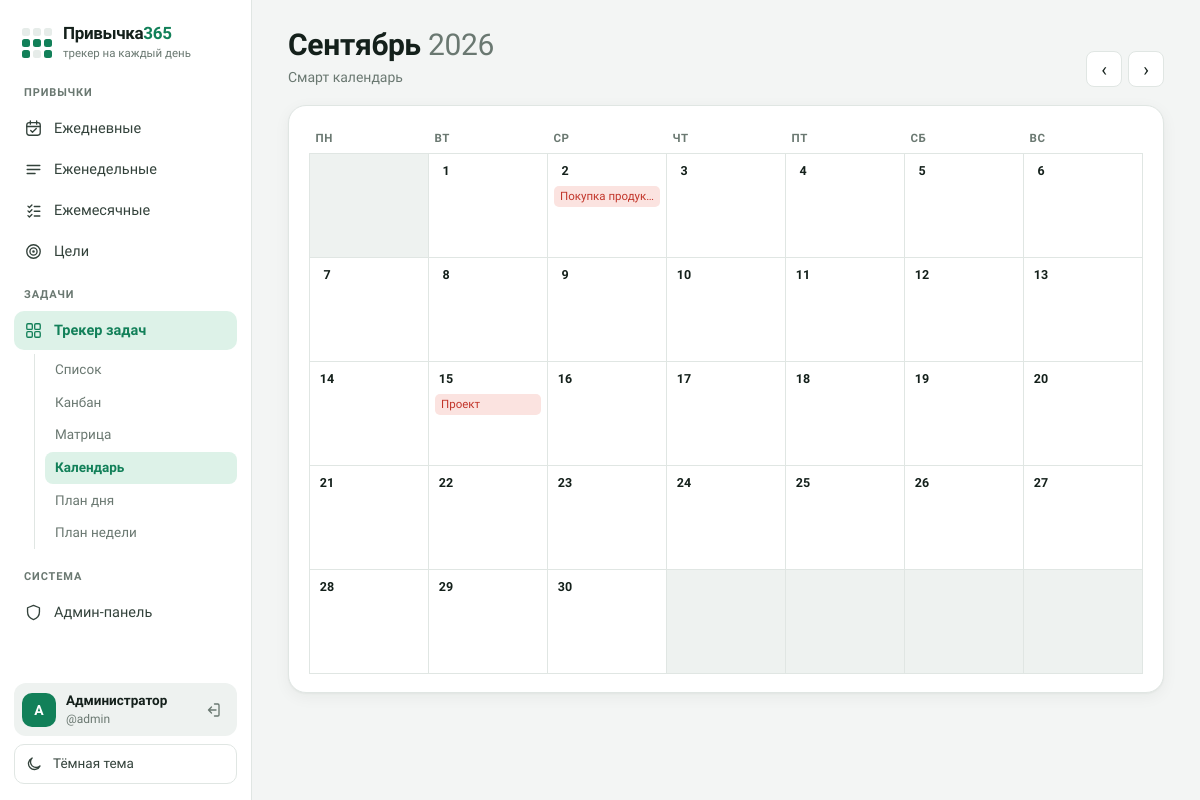
The page /tasks/calendar/2026/9 (signed in) on the database its author committed.
### tables this page shows
CREATE TABLE users (
        id INTEGER PRIMARY KEY AUTOINCREMENT,
        username TEXT UNIQUE NOT NULL,
        display_name TEXT NOT NULL,
        password_hash TEXT NOT NULL,
        is_admin INTEGER DEFAULT 0,
        created_at TEXT DEFAULT CURRENT_TIMESTAMP
    );

CREATE TABLE tasks (
        id INTEGER PRIMARY KEY AUTOINCREMENT,
        user_id INTEGER NOT NULL,
        title TEXT NOT NULL,
        due_date TEXT,
        assignee TEXT,
        status TEXT DEFAULT 'Не начато',
        category TEXT,
        priority TEXT DEFAULT 'Средний',
        important INTEGER DEFAULT 0,
        urgent INTEGER DEFAULT 0,
        description TEXT,
        created_at TEXT DEFAULT CURRENT_TIMESTAMP,
        FOREIGN KEY (user_id) REFERENCES users(id) ON DELETE CASCADE
    );

### app.py (the view)
@app.route("/tasks/calendar/<int:year>/<int:month>")
@login_required
def tasks_calendar(year, month):
    user_id = session['user_id']
    by_day = db.calendar_tasks(user_id, year, month)
    cal = calendar.Calendar(firstweekday=0)
    weeks = cal.monthdayscalendar(year, month)
    prev_m, prev_y = (12, year - 1) if month == 1 else (month - 1, year)
    next_m, next_y = (1, year + 1) if month == 12 else (month + 1, year)
    t = date.today()
    return render_template(
        "tasks_calendar.html", weeks=weeks, by_day=by_day, year=year, month=month,
        month_name=db.MONTHS_RU[month],
        prev_y=prev_y, prev_m=prev_m, next_y=next_y, next_m=next_m,
        today=(t.year, t.month, t.day),
        active="tasks", tasks_tab="calendar",
    )

### app.py (called while the page is built)
def today_ym():
    t = date.today()
    return t.year, t.month

@app.before_request
def log_visits():
    if request.path.startswith('/static/') or request.path in ['/login', '/register']:
        return
    if request.headers.get('X-Requested-With') == 'XMLHttpRequest':
        return
    user_id = session.get('user_id')
    db.log_visit(
        user_id=user_id,
        ip=request.remote_addr,
        user_agent=request.headers.get('User-Agent'),
        path=request.path
    )

def login_required(f):
    @wraps(f)
    def decorated_function(*args, **kwargs):
        if 'user_id' not in session:
            flash('Пожалуйста, войдите в систему')
            return redirect(url_for('login'))
        return f(*args, **kwargs)
    return decorated_function

def get_current_user():
    if 'user_id' in session:
        conn = db.get_db()
        user = conn.execute(
            "SELECT id, username, display_name, is_admin FROM users WHERE id = ?",
            (session['user_id'],)
        ).fetchone()
        conn.close()
        return dict(user) if user else None
    return None

@app.context_processor
def inject_now():
    y, m = today_ym()
    return {
        "now_y": y,
        "now_m": m,
        "date": date,
        "current_user": get_current_user()
    }

### database.py (called while the page is built)
def get_db():
    conn = sqlite3.connect(DB_PATH)
    conn.row_factory = sqlite3.Row
    conn.execute("PRAGMA foreign_keys = ON")
    return conn

def log_visit(user_id=None, ip=None, user_agent=None, path=None):
    conn = get_db()
    conn.execute(
        "INSERT INTO visits (user_id, ip, user_agent, path) VALUES (?, ?, ?, ?)",
        (user_id, ip, user_agent, path)
    )
    conn.commit()
    conn.close()

def calendar_tasks(user_id, year, month):
    conn = get_db()
    rows = conn.execute(
        "SELECT * FROM tasks WHERE user_id = ? AND due_date LIKE ?",
        (user_id, f"{year:04d}-{month:02d}-%")
    ).fetchall()
    conn.close()
    by_day = {}
    for r in rows:
        t = dict(r)
        try:
            day = int(t["due_date"].split("-")[2])
        except:
            day = None
        if day:
            t["overdue"] = t["due_date"] < date.today().isoformat()
            by_day.setdefault(day, []).append(t)
    return by_day

### templates/tasks_calendar.html
{% extends "base.html" %}
{% block content %}
<div class="page-header">
  <div>
    <h1>{{ month_name }} <span class="muted">{{ year }}</span></h1>
    <p class="muted">Смарт календарь</p>
  </div>
  <div class="month-nav">
    <a class="btn-icon" href="{{ url_for('tasks_calendar', year=prev_y, month=prev_m) }}">‹</a>
    <a class="btn-icon" href="{{ url_for('tasks_calendar', year=next_y, month=next_m) }}">›</a>
  </div>
</div>
<div class="card">
  <table class="cal-table">
    <thead>
      <tr>
        <th>Пн</th><th>Вт</th><th>Ср</th><th>Чт</th><th>Пт</th><th>Сб</th><th>Вс</th>
      </tr>
    </thead>
    <tbody>
      {% for week in weeks %}
      <tr>
        {% for day in week %}
        {% if day == 0 %}
        <td class="other-month"></td>
        {% else %}
        <td class="{{ 'is-today' if today==(year,month,day) else '' }}">
          <div class="cal-daynum">{{ day }}</div>
          {% for t in by_day.get(day, []) %}
          <div class="cal-task {{ 'overdue' if t.overdue else '' }}" title="{{ t.title }} — {{ t.assignee }}">{{ t.title }}</div>
          {% endfor %}
        </td>
        {% endif %}
        {% endfor %}
      </tr>
      {% endfor %}
    </tbody>
  </table>
</div>
{% endblock %}

### templates/base.html (shortened to what this page needs)
<!DOCTYPE html>
<html lang="ru">
<head>
<link rel="stylesheet" href="{{ url_for('static', filename='css/style.css') }}">
</head>
<body>
<div class="app-shell">
  <aside class="sidebar">
    <a class="brand" href="{{ url_for('index') }}">
      <span class="brand-mark" aria-hidden="true">
        <i></i><i></i><i></i><i class="on"></i><i class="on"></i><i class="on"></i><i class="on"></i><i></i><i class="on"></i>
      </span>
      <span class="brand-text">
        <span class="brand-title">Привычка<b>365</b></span>
        <span class="brand-sub">трекер на каждый день</span>
      </span>
    </a>
    <nav class="nav" aria-label="Разделы">
      <div class="nav-group-label">Привычки</div>
      <a href="{{ url_for('daily', year=year|default(now_y), month=month|default(now_m)) }}"
         class="nav-link {{ 'active' if active=='daily' else '' }}">
        <svg class="nav-ico" viewBox="0 0 24 24" aria-hidden="true"><rect x="3.5" y="4.5" width="17" height="16" rx="3"/><path d="M3.5 9.5h17M8 2.5v4M16 2.5v4M8.5 14.5l2.2 2.2 4.8-4.8"/></svg>
        Ежедневные
      </a>
      <a href="{{ url_for('weekly', year=year|default(now_y), month=month|default(now_m)) }}"
         class="nav-link {{ 'active' if active=='weekly' else '' }}">
        <svg class="nav-ico" viewBox="0 0 24 24" aria-hidden="true"><path d="M4 7h16M4 12h16M4 17h10"/></svg>
        Еженедельные
      </a>
      <a href="{{ url_for('monthly', year=year|default(now_y), month=month|default(now_m)) }}"
         class="nav-link {{ 'active' if active=='monthly' else '' }}">
        <svg class="nav-ico" viewBox="0 0 24 24" aria-hidden="true"><path d="M5 6.5l1.8 1.8L10 5M5 12.5l1.8 1.8L10 11M5 18.5l1.8 1.8L10 17M13 7h7M13 13h7M13 19h7"/></svg>
        Ежемесячные
      </a>
      <a href="{{ url_for('goals') }}" class="nav-link {{ 'active' if active=='goals' else '' }}">
        <svg class="nav-ico" viewBox="0 0 24 24" aria-hidden="true"><circle cx="12" cy="12" r="8.5"/><circle cx="12" cy="12" r="4.5"/><circle cx="12" cy="12" r=".8"/></svg>
        Цели
      </a>
      <div class="nav-group-label">Задачи</div>
      <a href="{{ url_for('tasks_list') }}" class="nav-link {{ 'active' if active=='tasks' else '' }}">
        <svg class="nav-ico" viewBox="0 0 24 24" aria-hidden="true"><rect x="3.5" y="3.5" width="7" height="7" rx="1.5"/><rect x="13.5" y="3.5" width="7" height="7" rx="1.5"/><rect x="3.5" y="13.5" width="7" height="7" rx="1.5"/><rect x="13.5" y="13.5" width="7" height="7" rx="1.5"/></svg>
        Трекер задач
      </a>
      {% if active == 'tasks' %}
      <div class="subnav">
        <a href="{{ url_for('tasks_list') }}" class="subnav-link {{ 'active' if tasks_tab=='list' else '' }}">Список</a>
        <a href="{{ url_for('tasks_kanban') }}" class="subnav-link {{ 'active' if tasks_tab=='kanban' else '' }}">Канбан</a>
        <a href="{{ url_for('tasks_matrix') }}" class="subnav-link {{ 'active' if tasks_tab=='matrix' else '' }}">Матрица</a>
        <a href="{{ url_for('tasks_calendar', year=now_y, month=now_m) }}" class="subnav-link {{ 'active' if tasks_tab=='calendar' else '' }}">Календарь</a>
        <a href="{{ url_for('tasks_planner_daily') }}" class="subnav-link {{ 'active' if tasks_tab=='daily' else '' }}">План дня</a>
        <a href="{{ url_for('tasks_planner_weekly') }}" class="subnav-link {{ 'active' if tasks_tab=='weekly' else '' }}">План недели</a>
      </div>
      {% endif %}
      {% if current_user and current_user.is_admin %}
      <div class="nav-group-label">Система</div>
      <a href="{{ url_for('admin_panel') }}" class="nav-link {{ 'active' if active=='admin' else '' }}">
        <svg class="nav-ico" viewBox="0 0 24 24" aria-hidden="true"><path d="M12 3l7.5 3v5.5c0 4.5-3.2 8-7.5 9.5-4.3-1.5-7.5-5-7.5-9.5V6z"/></svg>
        Админ-панель
      </a>
      {% endif %}
    </nav>
    <div class="sidebar-bottom">
      {% if current_user %}
      <div class="user-profile">
        <div class="user-avatar">{{ (current_user.display_name or current_user.username)[0]|upper }}</div>
        <div class="user-info">
          <div class="user-name">{{ current_user.display_name or current_user.username }}</div>
          <div class="user-username">@{{ current_user.username }}</div>
        </div>
        <a href="{{ url_for('logout') }}" class="logout-btn" title="Выйти" aria-label="Выйти">
          <svg viewBox="0 0 24 24" aria-hidden="true"><path d="M14 4h4.5A1.5 1.5 0 0 1 20 5.5v13a1.5 1.5 0 0 1-1.5 1.5H14M10 16l-4-4 4-4M6 12h10"/></svg>
        </a>
      </div>
      {% endif %}
      <button id="theme-toggle" class="theme-toggle" type="button">
        <svg class="theme-ico" viewBox="0 0 24 24" aria-hidden="true"><path d="M20 14.5A8 8 0 1 1 9.5 4a6.5 6.5 0 0 0 10.5 10.5z"/></svg>
        <span id="theme-label">Тёмная тема</span>
      </button>
    </div>
  </aside>
  <main class="content">
    {% block content %}{% endblock %}
  </main>
</div>
</body>
</html>

### rows shown on the page
users: display_name "А", display_name "Администратор", username "admin"
tasks: title "Покупка продук…"
tasks: title "Проект"

### other values the page prints
{{ month_name }} "Сентябрь"
{{ year }} "2026"
{{ day }} "1" "2" "3" "4" "5" "6" "7" "8" "9" "10" "11" "12" "13" "14" "15" "16" "17" "18" "19" "20" "21" "22" "23" "24" "25" "26" "27" "28" "29" "30"
